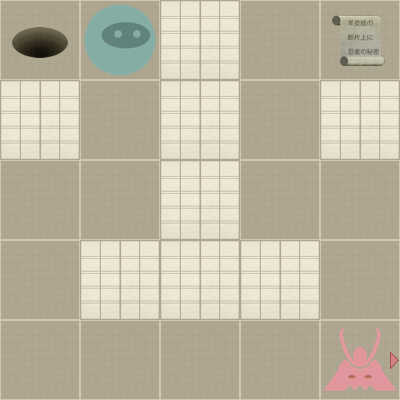

This is a level from a 2D game, rendered from its Tiled map with the project's own tilesets. A one-line summary and the map file follow, with tile-layer data summarised:
An orthogonal 5x5 tile map with 80x80 px tiles, 2 tile layers (Level, Actors).

<map version="1.0" orientation="orthogonal" width="5" height="5" tilewidth="80" tileheight="80">
 <properties>
  <property name="moves" value="1" />
 </properties>
 <tileset firstgid="1" name="tiles" tilewidth="80" tileheight="80" spacing="2" margin="2">
  <image source="tiles-hd.png" width="512" height="512" />
  <tile id="0">
   <properties>
    <property name="actor" value="exit" />
   </properties>
  </tile>
  <tile id="2">
   <properties>
    <property name="actor" value="guard" />
    <property name="direction" value="down" />
   </properties>
  </tile>
  <tile id="3">
   <properties>
    <property name="actor" value="guard" />
    <property name="direction" value="left" />
   </properties>
  </tile>
  <tile id="4">
   <properties>
    <property name="actor" value="guard" />
    <property name="direction" value="right" />
   </properties>
  </tile>
  <tile id="5">
   <properties>
    <property name="actor" value="guard" />
    <property name="direction" value="up" />
   </properties>
  </tile>
  <tile id="7">
   <properties>
    <property name="actor" value="player" />
   </properties>
  </tile>
  <tile id="8">
   <properties>
    <property name="actor" value="scroll" />
   </properties>
  </tile>
  <tile id="9">
   <properties>
    <property name="wall" value="1" />
   </properties>
  </tile>
 </tileset>
 <layer name="Level" width="5" height="5">
  <data>[25 cells, 25 non-empty, 2 distinct tile ids]</data>
 </layer>
 <layer name="Actors" width="5" height="5">
  <data>[25 cells, 4 non-empty, 4 distinct tile ids]</data>
 </layer>
</map>
